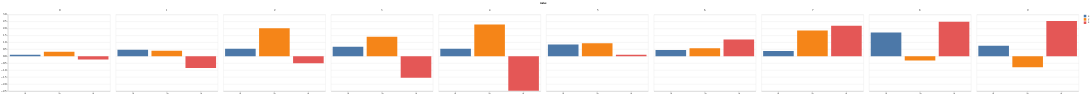

Write notebook code for a chart like this one.
### Code cell
df.head(10).plot(kind='bar')

### Figure 1 — Vega-Lite specification as saved in the notebook (floating-point values rounded to 4 significant figures)
{"$schema": "https://vega.github.io/schema/vega-lite/v3.4.0.json", "config": {"mark": {"tooltip": null}, "view": {"height": 300, "width": 400}}, "data": {"name": "data-74a83de18a3c59bc7cc9d0ccacb63bfd"}, "datasets": {"data-74a83de18a3c59bc7cc9d0ccacb63bfd": [{"index": 0, "x": 0.1017, "y": 0.3197, "z": -0.2409}, {"index": 1, "x": 0.4638, "y": 0.3928, "z": -0.847}, {"index": 2, "x": 0.5428, "y": 2.022, "z": -0.5041}, {"index": 3, "x": 0.6918, "y": 1.408, "z": -1.553}, {"index": 4, "x": 0.5438, "y": 2.282, "z": -2.48}, {"index": 5, "x": 0.8413, "y": 0.9336, "z": 0.1159}, {"index": 6, "x": 0.4441, "y": 0.5846, "z": 1.199}, {"index": 7, "x": 0.3769, "y": 1.845, "z": 2.197}, {"index": 8, "x": 1.709, "y": -0.2965, "z": 2.485}, {"index": 9, "x": 0.7594, "y": -0.784, "z": 2.53}]}, "encoding": {"color": {"field": "column", "title": null, "type": "nominal"}, "column": {"field": "index", "type": "quantitative"}, "tooltip": [{"field": "index", "type": "quantitative"}, {"field": "x", "type": "quantitative"}, {"field": "y", "type": "quantitative"}, {"field": "z", "type": "quantitative"}], "x": {"field": "column", "title": null, "type": "nominal"}, "y": {"field": "value", "title": null, "type": "quantitative"}}, "mark": {"orient": "vertical", "type": "bar"}, "selection": {"selector009": {"bind": "scales", "encodings": ["x", "y"], "type": "interval"}}, "transform": [{"as": ["column", "value"], "fold": ["x", "y", "z"]}]}
